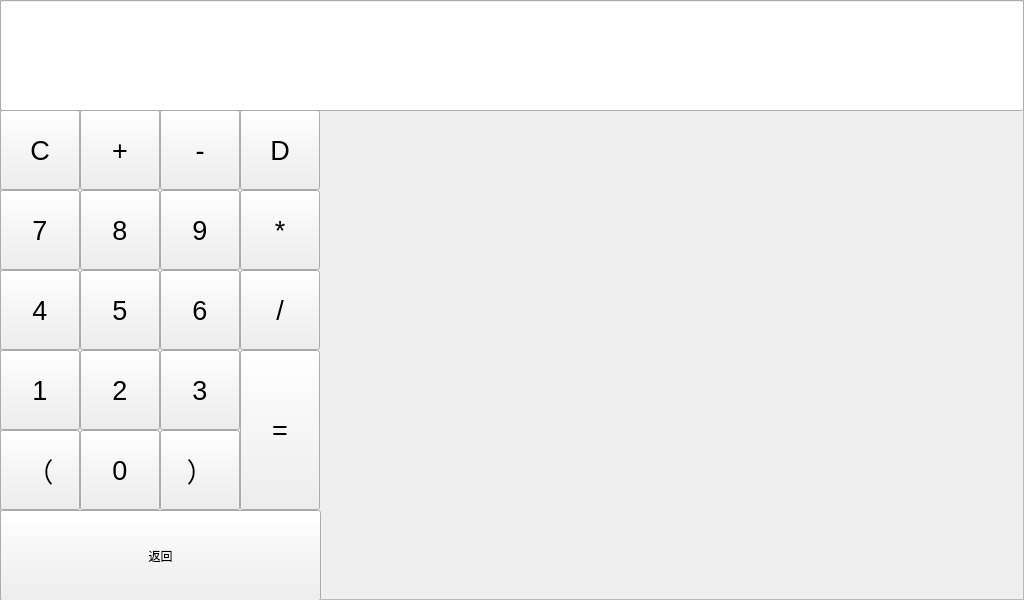
<?xml version="1.0" encoding="UTF-8"?>
<ui version="4.0">
 <class>calculate</class>
 <widget class="QWidget" name="calculate">
  <property name="geometry">
   <rect>
    <x>0</x>
    <y>0</y>
    <width>1024</width>
    <height>600</height>
   </rect>
  </property>
  <property name="windowTitle">
   <string>Form</string>
  </property>
  <widget class="QFrame" name="frame">
   <property name="geometry">
    <rect>
     <x>0</x>
     <y>0</y>
     <width>1024</width>
     <height>600</height>
    </rect>
   </property>
   <property name="frameShape">
    <enum>QFrame::StyledPanel</enum>
   </property>
   <property name="frameShadow">
    <enum>QFrame::Raised</enum>
   </property>
   <widget class="QPushButton" name="pushButton">
    <property name="geometry">
     <rect>
      <x>0</x>
      <y>510</y>
      <width>321</width>
      <height>91</height>
     </rect>
    </property>
    <property name="text">
     <string>返回</string>
    </property>
   </widget>
   <widget class="QPushButton" name="threebutton">
    <property name="geometry">
     <rect>
      <x>160</x>
      <y>350</y>
      <width>80</width>
      <height>80</height>
     </rect>
    </property>
    <property name="maximumSize">
     <size>
      <width>80</width>
      <height>80</height>
     </size>
    </property>
    <property name="font">
     <font>
      <pointsize>20</pointsize>
     </font>
    </property>
    <property name="text">
     <string>3</string>
    </property>
   </widget>
   <widget class="QPushButton" name="fourbutton">
    <property name="geometry">
     <rect>
      <x>0</x>
      <y>270</y>
      <width>80</width>
      <height>80</height>
     </rect>
    </property>
    <property name="maximumSize">
     <size>
      <width>80</width>
      <height>80</height>
     </size>
    </property>
    <property name="font">
     <font>
      <pointsize>20</pointsize>
     </font>
    </property>
    <property name="text">
     <string>4</string>
    </property>
   </widget>
   <widget class="QPushButton" name="mulbutton">
    <property name="geometry">
     <rect>
      <x>240</x>
      <y>190</y>
      <width>80</width>
      <height>80</height>
     </rect>
    </property>
    <property name="maximumSize">
     <size>
      <width>80</width>
      <height>80</height>
     </size>
    </property>
    <property name="font">
     <font>
      <pointsize>20</pointsize>
     </font>
    </property>
    <property name="text">
     <string>*</string>
    </property>
   </widget>
   <widget class="QPushButton" name="delebutton">
    <property name="geometry">
     <rect>
      <x>240</x>
      <y>110</y>
      <width>80</width>
      <height>80</height>
     </rect>
    </property>
    <property name="maximumSize">
     <size>
      <width>80</width>
      <height>80</height>
     </size>
    </property>
    <property name="font">
     <font>
      <pointsize>20</pointsize>
     </font>
    </property>
    <property name="text">
     <string>D</string>
    </property>
   </widget>
   <widget class="QPushButton" name="onebutton">
    <property name="geometry">
     <rect>
      <x>0</x>
      <y>350</y>
      <width>80</width>
      <height>80</height>
     </rect>
    </property>
    <property name="maximumSize">
     <size>
      <width>80</width>
      <height>80</height>
     </size>
    </property>
    <property name="font">
     <font>
      <pointsize>20</pointsize>
     </font>
    </property>
    <property name="text">
     <string>1</string>
    </property>
   </widget>
   <widget class="QPushButton" name="clearbutton">
    <property name="geometry">
     <rect>
      <x>0</x>
      <y>110</y>
      <width>80</width>
      <height>80</height>
     </rect>
    </property>
    <property name="maximumSize">
     <size>
      <width>80</width>
      <height>80</height>
     </size>
    </property>
    <property name="font">
     <font>
      <pointsize>20</pointsize>
     </font>
    </property>
    <property name="text">
     <string>C</string>
    </property>
   </widget>
   <widget class="QPushButton" name="equalbutton">
    <property name="geometry">
     <rect>
      <x>240</x>
      <y>350</y>
      <width>80</width>
      <height>160</height>
     </rect>
    </property>
    <property name="maximumSize">
     <size>
      <width>80</width>
      <height>160</height>
     </size>
    </property>
    <property name="font">
     <font>
      <pointsize>20</pointsize>
     </font>
    </property>
    <property name="text">
     <string>=</string>
    </property>
   </widget>
   <widget class="QPushButton" name="sevenbutton">
    <property name="geometry">
     <rect>
      <x>0</x>
      <y>190</y>
      <width>80</width>
      <height>80</height>
     </rect>
    </property>
    <property name="maximumSize">
     <size>
      <width>80</width>
      <height>80</height>
     </size>
    </property>
    <property name="font">
     <font>
      <pointsize>20</pointsize>
     </font>
    </property>
    <property name="text">
     <string>7</string>
    </property>
   </widget>
   <widget class="QPushButton" name="ninebutton">
    <property name="geometry">
     <rect>
      <x>160</x>
      <y>190</y>
      <width>80</width>
      <height>80</height>
     </rect>
    </property>
    <property name="maximumSize">
     <size>
      <width>80</width>
      <height>80</height>
     </size>
    </property>
    <property name="font">
     <font>
      <pointsize>20</pointsize>
     </font>
    </property>
    <property name="text">
     <string>9</string>
    </property>
   </widget>
   <widget class="QPushButton" name="sumbutton">
    <property name="geometry">
     <rect>
      <x>160</x>
      <y>110</y>
      <width>80</width>
      <height>80</height>
     </rect>
    </property>
    <property name="maximumSize">
     <size>
      <width>80</width>
      <height>80</height>
     </size>
    </property>
    <property name="font">
     <font>
      <pointsize>20</pointsize>
     </font>
    </property>
    <property name="text">
     <string>-</string>
    </property>
   </widget>
   <widget class="QPushButton" name="eightbutton">
    <property name="geometry">
     <rect>
      <x>80</x>
      <y>190</y>
      <width>80</width>
      <height>80</height>
     </rect>
    </property>
    <property name="maximumSize">
     <size>
      <width>80</width>
      <height>80</height>
     </size>
    </property>
    <property name="font">
     <font>
      <pointsize>20</pointsize>
     </font>
    </property>
    <property name="text">
     <string>8</string>
    </property>
   </widget>
   <widget class="QPushButton" name="rightbutton">
    <property name="geometry">
     <rect>
      <x>160</x>
      <y>430</y>
      <width>80</width>
      <height>80</height>
     </rect>
    </property>
    <property name="maximumSize">
     <size>
      <width>80</width>
      <height>80</height>
     </size>
    </property>
    <property name="font">
     <font>
      <pointsize>20</pointsize>
     </font>
    </property>
    <property name="text">
     <string>）</string>
    </property>
   </widget>
   <widget class="QLabel" name="picture">
    <property name="geometry">
     <rect>
      <x>320</x>
      <y>110</y>
      <width>703</width>
      <height>491</height>
     </rect>
    </property>
    <property name="text">
     <string/>
    </property>
    <property name="scaledContents">
     <bool>true</bool>
    </property>
   </widget>
   <widget class="QPushButton" name="divbutton">
    <property name="geometry">
     <rect>
      <x>240</x>
      <y>270</y>
      <width>80</width>
      <height>80</height>
     </rect>
    </property>
    <property name="maximumSize">
     <size>
      <width>80</width>
      <height>80</height>
     </size>
    </property>
    <property name="font">
     <font>
      <pointsize>20</pointsize>
     </font>
    </property>
    <property name="text">
     <string>/</string>
    </property>
   </widget>
   <widget class="QPushButton" name="fivebutton">
    <property name="geometry">
     <rect>
      <x>80</x>
      <y>270</y>
      <width>80</width>
      <height>80</height>
     </rect>
    </property>
    <property name="maximumSize">
     <size>
      <width>80</width>
      <height>80</height>
     </size>
    </property>
    <property name="font">
     <font>
      <pointsize>20</pointsize>
     </font>
    </property>
    <property name="text">
     <string>5</string>
    </property>
   </widget>
   <widget class="QPushButton" name="twobutton">
    <property name="geometry">
     <rect>
      <x>80</x>
      <y>350</y>
      <width>80</width>
      <height>80</height>
     </rect>
    </property>
    <property name="maximumSize">
     <size>
      <width>80</width>
      <height>80</height>
     </size>
    </property>
    <property name="font">
     <font>
      <pointsize>20</pointsize>
     </font>
    </property>
    <property name="text">
     <string>2</string>
    </property>
   </widget>
   <widget class="QLineEdit" name="lineEdit">
    <property name="geometry">
     <rect>
      <x>0</x>
      <y>0</y>
      <width>1024</width>
      <height>111</height>
     </rect>
    </property>
    <property name="font">
     <font>
      <pointsize>40</pointsize>
      <weight>50</weight>
      <bold>false</bold>
     </font>
    </property>
   </widget>
   <widget class="QPushButton" name="sixbutton">
    <property name="geometry">
     <rect>
      <x>160</x>
      <y>270</y>
      <width>80</width>
      <height>80</height>
     </rect>
    </property>
    <property name="maximumSize">
     <size>
      <width>80</width>
      <height>80</height>
     </size>
    </property>
    <property name="font">
     <font>
      <pointsize>20</pointsize>
     </font>
    </property>
    <property name="text">
     <string>6</string>
    </property>
   </widget>
   <widget class="QPushButton" name="addbutton">
    <property name="geometry">
     <rect>
      <x>80</x>
      <y>110</y>
      <width>80</width>
      <height>80</height>
     </rect>
    </property>
    <property name="maximumSize">
     <size>
      <width>80</width>
      <height>80</height>
     </size>
    </property>
    <property name="font">
     <font>
      <pointsize>20</pointsize>
     </font>
    </property>
    <property name="text">
     <string>+</string>
    </property>
   </widget>
   <widget class="QPushButton" name="leftbutton">
    <property name="geometry">
     <rect>
      <x>0</x>
      <y>430</y>
      <width>80</width>
      <height>80</height>
     </rect>
    </property>
    <property name="maximumSize">
     <size>
      <width>80</width>
      <height>80</height>
     </size>
    </property>
    <property name="font">
     <font>
      <pointsize>20</pointsize>
     </font>
    </property>
    <property name="text">
     <string>（</string>
    </property>
   </widget>
   <widget class="QPushButton" name="zerobutton">
    <property name="geometry">
     <rect>
      <x>80</x>
      <y>430</y>
      <width>80</width>
      <height>80</height>
     </rect>
    </property>
    <property name="maximumSize">
     <size>
      <width>80</width>
      <height>80</height>
     </size>
    </property>
    <property name="font">
     <font>
      <pointsize>20</pointsize>
     </font>
    </property>
    <property name="text">
     <string>0</string>
    </property>
   </widget>
  </widget>
 </widget>
 <resources/>
 <connections/>
</ui>
